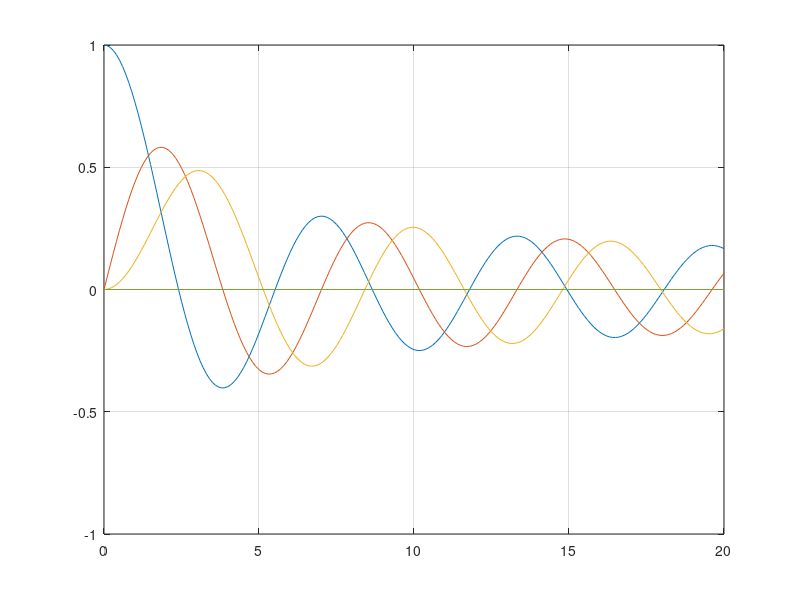

Recreate this plot in MATLAB. (Note: this script raises an error after producing the figure.)
z=0:0.1:20;
J=zeros(5,201);
for i=0:2
    J(i+1,:)=besselj(i,z);
    
end
plot(z,J)
grid on;
legend('J_0','J_1','J_2','Location','Beat')
title('Bessel Functions of the First Kind')
xlabel('z','interpreter','latex')
ylabel('SJ_\nu(z)S','interpreter','latex')